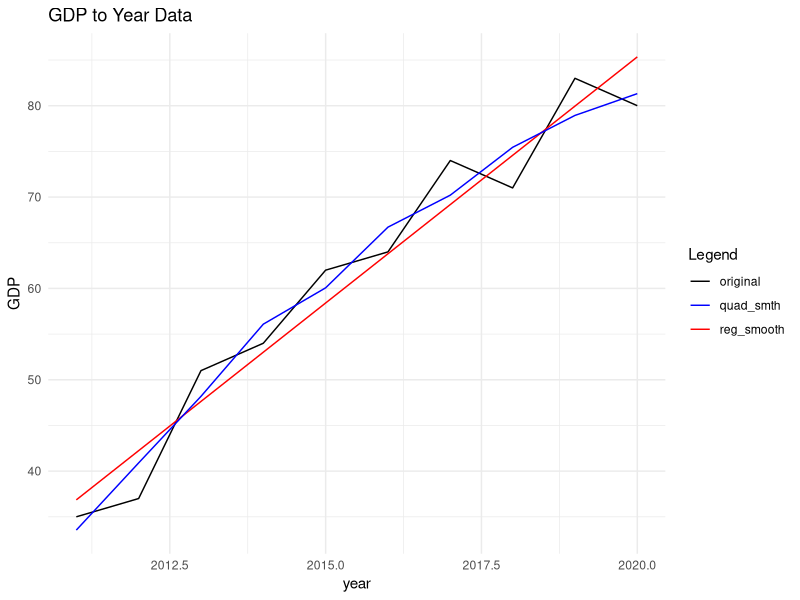
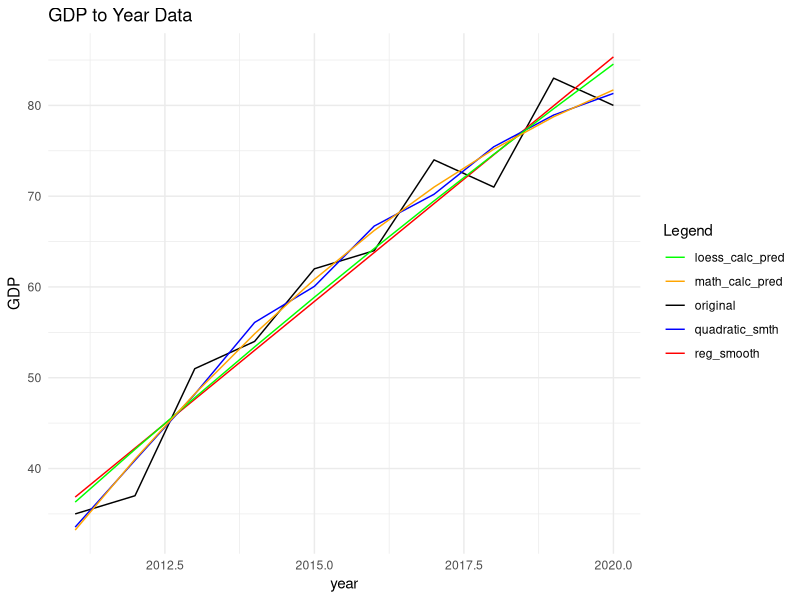
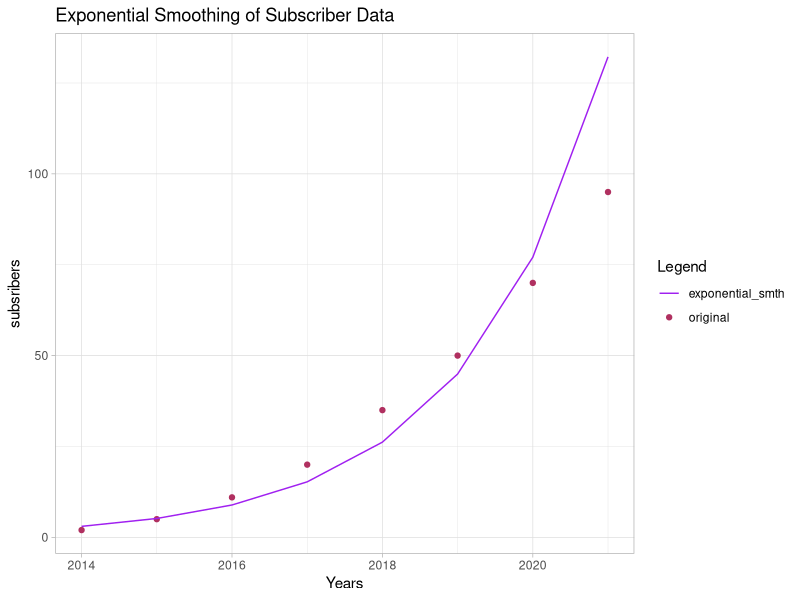
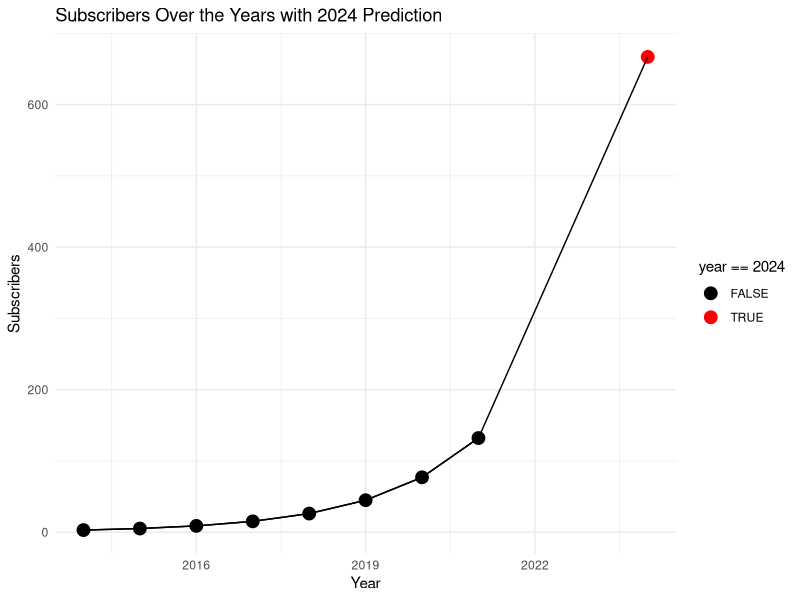

Write the R code that produced these figures, in order.
## ---- chunk 1
knitr::opts_chunk$set(echo = TRUE)
## ---- chunk 2
task_data = data.frame(year = seq(2011, 2020),
                       GDP = c(35, 37, 51, 54, 62, 64, 74, 71, 83, 80))

task_data
## ---- chunk 3
med_yr = median(task_data$year)
task_data$zero_yr = task_data$year - med_yr
task_data
## ---- chunk 4
trend = lm(GDP~zero_yr, data = task_data)
trend$coefficients
## ---- chunk 5
# create the reg_smooth data 
Beta_0 = trend$coefficients[1]
Beta_1 = trend$coefficients[2]

task_data$reg_smooth = Beta_1 * task_data$zero_yr + Beta_0
task_data
## ---- chunk 6
quad_smth = loess(GDP~zero_yr, task_data)
task_data$quad_smth = predict(quad_smth, task_data)
task_data
## ---- chunk 7
# regressive smoothing
summary(trend)$r.squared
## ---- chunk 8
# quadratic smoothing
mean_GDP = mean(task_data$GDP)
SST = sum((task_data$GDP - mean_GDP)^2)

residuals = residuals(quad_smth)

SSE = sum(residuals^2)

R_squared = 1 - (SSE / SST)

R_squared
## ---- chunk 9
library(ggplot2)

ggplot(aes(x = year), data = task_data)+
  geom_line(aes(y = GDP, color = "original"))+
  geom_line(aes(y = reg_smooth, color = "reg_smooth"))+
  geom_line(aes(y = quad_smth, color = "quad_smth"))+
  labs(
    title = "GDP to Year Data",
    x = "year",
    y = "GDP"
  )+
  scale_color_manual(name = "Legend", values = c("original" = "black", "reg_smooth"= "red", "quad_smth"= "blue"))+
  theme_minimal()
## ---- chunk 10
task_data$forecst_err_linear = task_data$GDP - task_data$reg_smooth
task_data$forecst_err_quad = task_data$GDP - task_data$quad_smth


task_data
## ---- chunk 11
cat("The forecast errors are:\n\nYear:", seq(2011, 2019),"\n\nLinear smoothing Err :", task_data$forecst_err_linear, "\n\nQuadratic smoothing Err :", task_data$forecst_err_quad)
## ---- chunk 12
new_data = data.frame(zero_yr = 2022 - med_yr)

predicted_gdp = predict(trend, newdata = new_data)
## ---- chunk 13
cat("The GDP for 2022 is predicted to be: ", predicted_gdp, "\n")
## ---- chunk 14
loes_val = data.frame(year = seq(2011, 2022),
                      GDP =predict(quad_smth, newdata = data.frame(zero_yr = seq(2011, 2022) - median(seq(2011, 2022)))))
loes_val
## ---- chunk 15
zero_yr_range  =  seq(min(task_data$zero_yr), max(task_data$zero_yr), length.out = 100)
predicted_values  =  predict(quad_smth, newdata = data.frame(zero_yr = zero_yr_range))

loes_df = data.frame(zero_yr = zero_yr_range, pred = predicted_values)

poly_fit  =  lm(predicted_values ~ zero_yr_range)
coefficients(poly_fit)
## ---- chunk 16
Coeffs = coefficients(poly_fit)

loes_n = nrow(task_data)
loes_yt = sum(task_data$GDP)
loes_xt = sum(task_data$zero_yr)
loes_xt_2 = sum(task_data$zero_yr ^ 2)
loes_beta_2 = (loes_yt - (loes_n * Coeffs[1]) - (Coeffs[2] * loes_xt))/ loes_xt_2

cat("The GDP for 2022 is predicted to be: ", Coeffs[1] + (2022 - med_yr) * Coeffs[2] + (2022 - med_yr)^2 * loes_beta_2, "\n")
## ---- chunk 17

task_data$loes_pred =  Coeffs[1] + (task_data$year - med_yr) * Coeffs[2] + (task_data$year - med_yr)^2 * loes_beta_2

task_data
## ---- chunk 18
new_data = data.frame(x = task_data$zero_yr,
                      y = task_data$GDP)
new_data$x_sqrd = new_data$x^2
new_data$x_y = new_data$x * new_data$y 
new_data$x_cubed = new_data$x^3
new_data$x_quad = new_data$x^4
new_data$x_2_y = new_data$x_sqrd * new_data$y

new_data
## ---- chunk 19
b = c(sum(new_data$y), sum(new_data$x_y), sum(new_data$x_2_y))

val_1 = sum(new_data$x)
val_2 = sum(new_data$x_sqrd)
val_3 = sum(new_data$x_cubed)
val_4 =  sum(new_data$x_quad)
a = matrix(c(10, val_1, val_2,
           val_1, val_2, val_3,
           val_2, val_3, val_4), byrow = TRUE, nrow = 3)

a
## ---- chunk 20
coef_x = solve(a, b)
coef_x
## ---- chunk 21
cat("The corrected GDP using math formula is:\n\t ", coef_x[1] + (2022 - med_yr) * coef_x[2] + (2022 - med_yr)^2 * coef_x[3])
## ---- chunk 22
task_data$math_quad = coef_x[1] + task_data$zero_yr * coef_x[2] + task_data$zero_yr^2 * coef_x[3]

task_data
## ---- chunk 23
library(ggplot2)

ggplot(aes(x = year), data = task_data)+
  geom_line(aes(y = GDP, color = "original"))+
  geom_line(aes(y = reg_smooth, color = "reg_smooth"))+
  geom_line(aes(y = quad_smth, color = "quadratic_smth"))+
  geom_line(aes(y = loes_pred, color = "loess_calc_pred"))+
   geom_line(aes(y = math_quad, color = "math_calc_pred"))+
  labs(
    title = "GDP to Year Data",
    x = "year",
    y = "GDP"
  )+
  scale_color_manual(name = "Legend", values = c("original" = "black", "reg_smooth"= "red", "quadratic_smth"= "blue", "loess_calc_pred" = "green", "math_calc_pred" = "orange"))+
  theme_minimal()
## ---- chunk 24
exp_data = data.frame(year= seq(2014, 2021),
                      subscribers = c(2, 5, 11, 20, 35, 50, 70, 95))
exp_data
## ---- chunk 25
exp_Data = function(df,x, y){
  # transform
  log_data = log(df[[y]])
  
  yr = df[[x]]
  
  # fit 
  model = lm(log_data~yr, data = df )
  
  print(paste("model summary:\n", summary(model)))
  
  # intercepts
  alpha = exp(coef(model)[1])
  beta = coef(model)[2]
  
  cat("The alpha value is and the beta value is:\n\t", alpha, "\t", beta,"\n")
  
  val = df[[x]]
  
  predicted = alpha * exp(beta * val)
  
  return(predicted)
  
  
}
## ---- chunk 26
exp_data$t = exp_data$year - median(exp_data$year)
exp_data$exp_trend = exp_Data(exp_data, "t", "subscribers")
## ---- chunk 27
exp_data
## ---- chunk 28
exp_data$forecst_err = exp_data$subscribers - exp_data$exp_trend

exp_data
## ---- chunk 29
pred_subs = function(alpha, beta, target){
  
  return(alpha * exp(beta * target))
}
## ---- chunk 30
med = median(exp_data$year)
target = 2024 - med
cat("The predicted subsribers are:\n\t",round(pred_subs(20.00024, 0.5395523, target)), "\n")
## ---- chunk 31
ggplot(aes(x = year), data = exp_data)+
  geom_point(aes(y = subscribers, color = "original"))+
  geom_line(aes(y = exp_trend, color = "exponential_smth"))+
  labs(
    title = "Exponential Smoothing of Subscriber Data",
    x = "Years",
    y = "subsribers"
  )+
  scale_color_manual(name = "Legend",
                     values = c("original" = "maroon",
                                "exponential_smth" = "purple"))+
  theme_light()
## ---- chunk 32
pred_exp = rbind(data.frame(
  year = c(2014, 2015, 2016, 2017, 2018, 2019, 2020, 2021),
  subscribers = exp_data$exp_trend,
  t = c(-3.5, -2.5, -1.5, -0.5, 0.5, 1.5, 2.5, 3.5)
),
                 data.frame(year = 2024, subscribers = 667, t = 6.5))

ggplot(pred_exp, aes(x = year, y = subscribers)) +
  geom_point(aes(color = year == 2024), size = 4) +  
  geom_line(data = pred_exp[pred_exp$year <= 2021, ], aes(group = 1)) + 
  geom_line() +
  scale_color_manual(values = c("black", "red")) +  
  labs(title = "Subscribers Over the Years with 2024 Prediction",
       x = "Year",
       y = "Subscribers") +
  theme_minimal()
